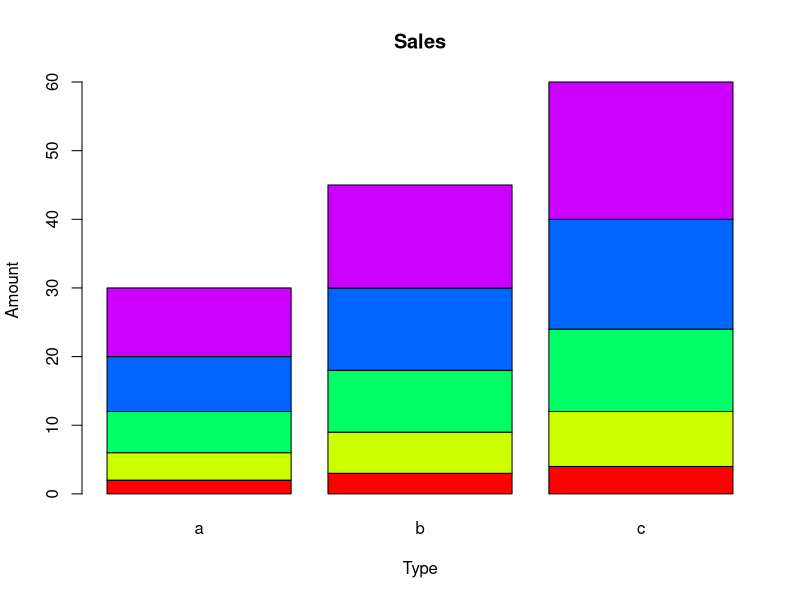

Recreate this plot in R.
a <- c(2,4,6,8,10)
b <- c(3,6,9,12,15)
c <- c(4,8,12,16,20)
m <- cbind(a,b,c)
print ("Content of the requested matrix")
print (m)

a <- c(2,4,6,8,10)
b <- c(3,6,9,12,15)
c <- c(4,8,12,16,20)
m <- cbind(a,b,c)
barplot (as.matrix(m), main="Sales", ylab="Amount", xlab="Type", col=rainbow(5))
